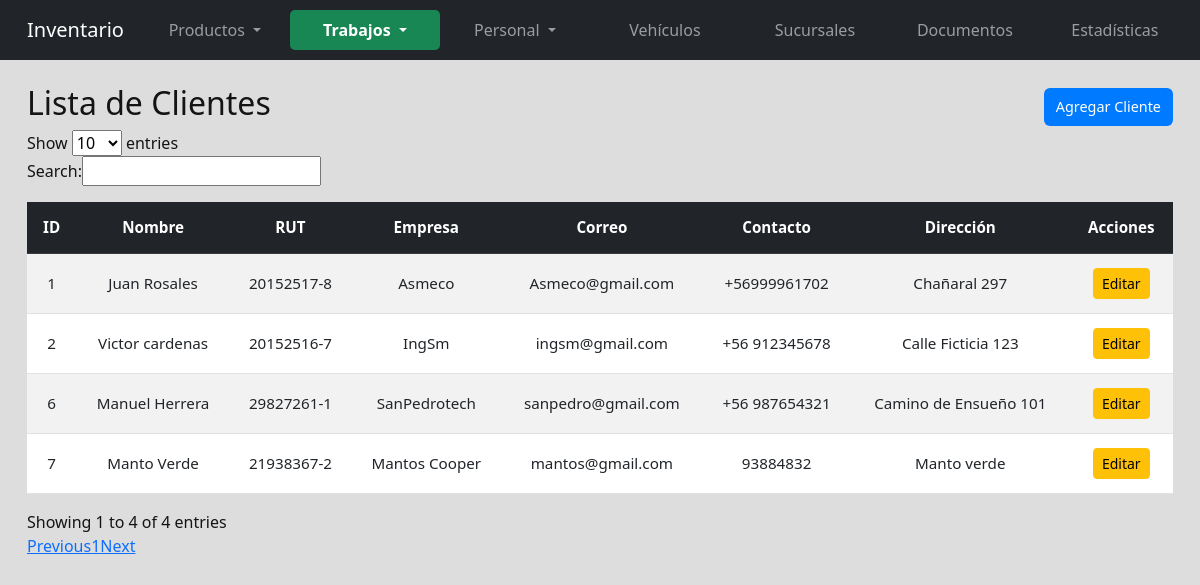
/clientes.php (signed in), run on the app's committed database.
### tables this page shows
CREATE TABLE `cliente` (
  `idcliente` int(11) NOT NULL,
  `nombre` varchar(255) NOT NULL,
  `rut` varchar(20) DEFAULT NULL,
  `contacto` varchar(20) DEFAULT NULL,
  `correo` varchar(100) DEFAULT NULL,
  `direccion` text DEFAULT NULL,
  `empresa` varchar(255) DEFAULT NULL
);

### clientes.php (the view, shortened to what this page needs)
<!DOCTYPE html>
<html lang="es">
<head>
    <link href="https://cdn.jsdelivr.net/npm/bootstrap@5.3.0/dist/css/bootstrap.min.css" rel="stylesheet">
    <link rel="stylesheet" href="css/style.css">
</head>
<body>
<?php $pagina = basename($_SERVER['PHP_SELF']); ?>
<nav class="navbar navbar-expand-lg navbar-dark bg-dark fixed-top">
    <div class="container-fluid">
        <a class="navbar-brand" href="#">Inventario</a>
        <div class="collapse navbar-collapse justify-content-center" id="navbarNav">
            <ul class="navbar-nav">
                <li class="nav-item dropdown">
                    <a class="nav-link dropdown-toggle <?= ($pagina == 'index.php' || $pagina == 'activos.php') ? 'active-parent' : '' ?>"
                       href="#" id="inventarioDropdown" role="button" data-bs-toggle="dropdown" aria-expanded="false">
                        Productos
                    </a>
                </li>
                <li class="nav-item dropdown">
                    <a class="nav-link dropdown-toggle <?= in_array($pagina, ['trabajos.php','clientes.php','devoluciones.php','ordenesCompra.php']) ? 'active-parent' : '' ?>"
                       href="#" id="trabajosDropdown" role="button" data-bs-toggle="dropdown" aria-expanded="false">
                        Trabajos
                    </a>
                </li>
                <li class="nav-item dropdown">
                    <a class="nav-link dropdown-toggle <?= in_array($pagina, ['empleados.php','usuarios.php']) ? 'active-parent' : '' ?>"
                       href="#" id="personalDropdown" role="button" data-bs-toggle="dropdown" aria-expanded="false">
                        Personal
                    </a>
                </li>
                <li class="nav-item"><a class="nav-link <?= ($pagina == 'vehiculos.php') ? 'active' : '' ?>" href="vehiculos.php">Vehículos</a></li>
                <li class="nav-item"><a class="nav-link <?= ($pagina == 'sucursal.php') ? 'active' : '' ?>" href="sucursal.php">Sucursales</a></li>
                <li class="nav-item"><a class="nav-link <?= ($pagina == 'documentos.php') ? 'active' : '' ?>" href="documentos.php">Documentos</a></li>
                <li class="nav-item"><a class="nav-link <?= ($pagina == 'estadisticas.php') ? 'active' : '' ?>" href="estadisticas.php">Estadísticas</a></li>
                <li class="nav-item"><a class="nav-link <?= ($pagina == 'historial.php') ? 'active' : '' ?>" href="historial.php">Historial</a></li>
            </ul>
        </div>
    </div>
</nav>
<div class="container mt-4">
    <div class="d-flex justify-content-between align-items-center">
        <h2>Lista de Clientes</h2>
        <button class="btn btn-primary" data-bs-toggle="modal" data-bs-target="#modalAgregarCliente">Agregar Cliente</button>
    </div>
    <table id="clientesTable" class="table table-striped mt-3">
        <thead class="table-dark">
            <tr>
                <th>ID</th>
                <th>Nombre</th>
                <th>RUT</th>
                <th>Empresa</th>
                <th>Correo</th>
                <th>Contacto</th>
                <th>Dirección</th>
                <th>Acciones</th>
            </tr>
        </thead>
        <tbody>
            <?php
            include 'db.php';
            $sql = "SELECT idcliente, nombre, rut, empresa, correo, contacto, direccion FROM cliente ORDER BY idcliente DESC";
            $result = $conn->query($sql);
            while ($row = $result->fetch_assoc()) {
                echo "<tr>
        <td>{$row['idcliente']}</td>
        <td>{$row['nombre']}</td>
        <td>{$row['rut']}</td>
        <td>{$row['empresa']}</td>
        <td>{$row['correo']}</td>
        <td>{$row['contacto']}</td>
        <td>{$row['direccion']}</td>
        <td>
            <button class='btn btn-warning btn-sm btnEditarCliente' data-id='{$row['idcliente']}'>Editar</button>
        </td>
      </tr>";
            }
            ?>
        </tbody>
    </table>
</div>
</body>
</html>

### css/style.css (style rules this page uses)
.navbar-nav { display: flex; justify-content: center; width: 100%; }
.navbar-nav .nav-item { flex: 1; text-align: center; min-width: 150px; }
.navbar { height: 60px; padding: 10px 15px; display: flex; align-items: center; }
.btn-primary { background: #007bff; border: none; padding: 8px 12px; font-size: 0.9rem; border-radius: 6px; transition: 0.3s; }
.container { max-width: 98% !important; padding: 0 15px; }
.table { width: 100% !important; table-layout: auto !important; font-size: 0.95rem; }
.table th, .table td { vertical-align: middle; padding: 14px; text-align: center; white-space: nowrap; }
.table thead { background-color: #343a40; color: #ffffff; }

### clientes.php (style rules this page uses)
body { background-color:rgb(221, 221, 221); color:rgb(20, 20, 20); }
.navbar .nav-link.active-parent { background-color: #198754; color: white !important; font-weight: bold; border-radius: 5px; }
@media (min-width: 579px) { body { padding-top: 60px; } }

### data on the page
cliente: idcliente "7", nombre "Manto Verde", rut "21938367-2", empresa "Mantos Cooper", correo "mantos@gmail.com", contacto "93884832", direccion "Manto verde"
cliente: idcliente "6", nombre "Manuel Herrera", rut "29827261-1", empresa "SanPedrotech", correo "sanpedro@gmail.com", contacto "+56 987654321", direccion "Camino de Ensueño 101"
cliente: idcliente "2", nombre "Victor cardenas", rut "20152516-7", empresa "IngSm", correo "ingsm@gmail.com", contacto "+56 912345678", direccion "Calle Ficticia 123"
cliente: idcliente "1", nombre "Juan Rosales", rut "20152517-8", empresa "Asmeco", correo "Asmeco@gmail.com", contacto "+56999961702", direccion "Chañaral 297"
